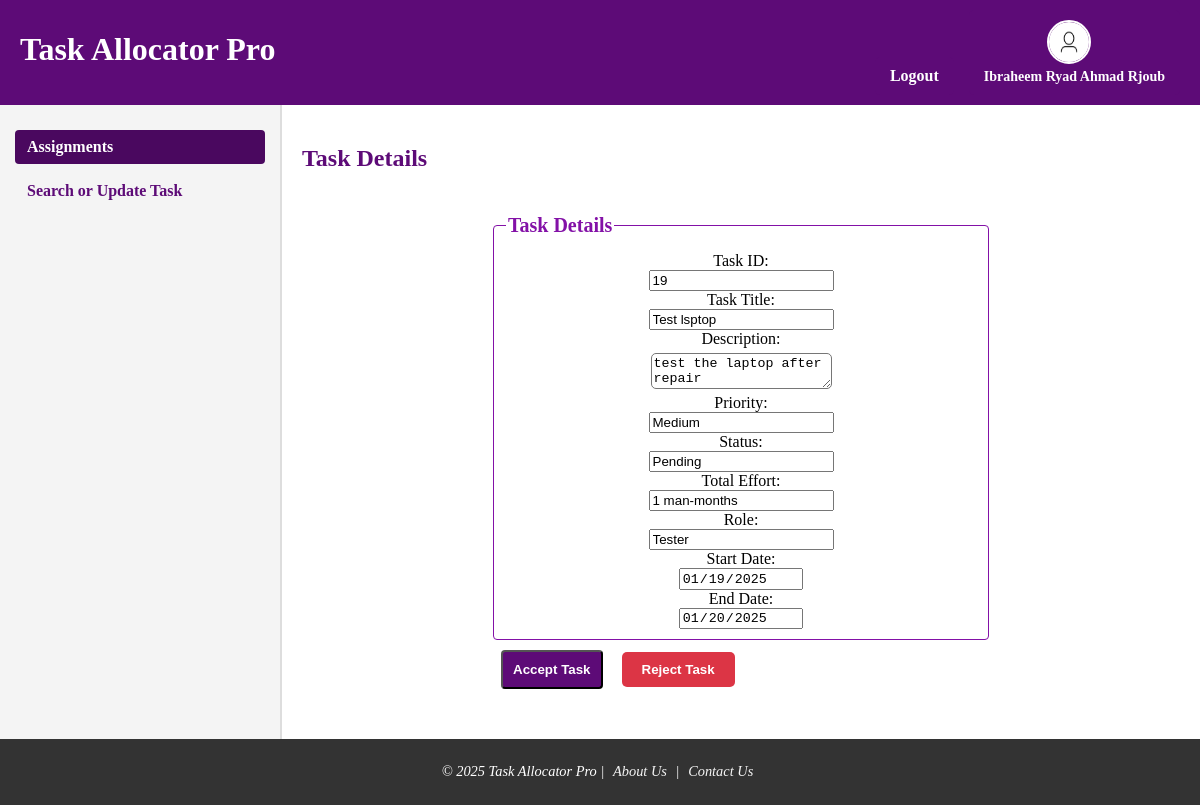
The page /show_task_details.php?task_id=19&ta_id=64 (signed in) on the database its author committed.
### tables this page shows
CREATE TABLE `team_assignments` (
  `assignment_id` int NOT NULL,
  `task_id` int DEFAULT NULL,
  `user_id` int DEFAULT NULL,
  `role` enum('Developer','Designer','Tester','Analyst','Support') DEFAULT NULL,
  `contribution_percentage` int DEFAULT NULL,
  `start_date` date NOT NULL,
  `end_date` date DEFAULT NULL,
  `accepted` tinyint(1) NOT NULL DEFAULT '0'
);

CREATE TABLE `tasks` (
  `task_id` int NOT NULL,
  `name` varchar(100) NOT NULL,
  `description` text,
  `project_id` varchar(10) DEFAULT NULL,
  `start_date` date DEFAULT NULL,
  `end_date` date DEFAULT NULL,
  `effort` int DEFAULT NULL,
  `priority` enum('Low','Medium','High') DEFAULT 'Medium',
  `status` enum('Pending','In Progress','Completed','Active') DEFAULT 'Pending',
  `completion_percentage` int NOT NULL DEFAULT '0'
);

### show_task_details.php (the view, shortened to what this page needs)
<?php
include 'dashboard.php';
require 'db.php.inc';
$taskId = $_GET['task_id'];
$assignmentId = $_GET['ta_id'];
try {
    $stmt = $pdo->prepare("SELECT t.task_id, t.name, t.description, t.priority, t.status, t.effort, ta.role, t.start_date, t.end_date
        FROM tasks t
        JOIN team_assignments ta ON t.task_id = ta.task_id
        WHERE t.task_id = :task_id AND ta.assignment_id = :assignment_id");
    $stmt->bindValue(':task_id', $taskId);
    $stmt->bindValue(':assignment_id', $assignmentId);
    $stmt->execute();
    $task = $stmt->fetch();
} catch (PDOException $e) {
    die("Error fetching tasks: " . $e->getMessage());
}
?>
<main>
    <h2>Task Details</h2>
    <form action="process_task_action.php" method="post" class="task-details-form">
        <fieldset>
            <legend>Task Details</legend>
            <label>Task ID:</label>
            <input type="text" value="<?= htmlspecialchars($task['task_id']) ?>" readonly>
            <label>Task Title:</label>
            <input type="text" value="<?= htmlspecialchars($task['name']) ?>" readonly>
            <label>Description:</label>
            <textarea readonly><?= htmlspecialchars($task['description']) ?></textarea>
            <label>Priority:</label>
            <input type="text" value="<?= htmlspecialchars($task['priority']) ?>" readonly>
            <label>Status:</label>
            <input type="text" value="<?= htmlspecialchars($task['status']) ?>" readonly>
            <label>Total Effort:</label>
            <input type="text" value="<?= htmlspecialchars($task['effort']) ?> man-months" readonly>
            <label>Role:</label>
            <input type="text" value="<?= htmlspecialchars($task['role']) ?>" readonly>
            <label>Start Date:</label>
            <input type="date" value="<?= htmlspecialchars($task['start_date']) ?>" readonly>
            <label>End Date:</label>
            <input type="date" value="<?= htmlspecialchars($task['end_date']) ?>" readonly>
        </fieldset>
        <div class="task-actions">
            <button type="submit" name="action" value="accept" class="btn-accept">Accept Task</button>
            <button type="submit" name="action" value="reject" class="btn-reject">Reject Task</button>
        </div>
    </form>
<?php include 'footer.php'; ?>

### styles.css (style rules this page uses)
body { margin: 0; padding: 0; display: flex; flex-direction: column; height: 800px; background-color: #fff; }
main { flex: 1; padding: 20px; }
.registerform input, button, select, textarea { border-radius: 5px; margin: 5px; padding: auto; }
form legend { color: #8311a7; font-weight: bold; font-size: 20px; margin-bottom: 10px; }
.login-form input, button { border-radius: 5px; }
.task-details-form { display: flex; flex-direction: column; width: 500px; padding: 20px; margin: auto; margin-top: 2.5%; }
.task-details-form .btn-accept { padding: 10px; margin: 10px; background-color: #5d0b77; color: white; font-weight: bold; border-radius: 4px; }
fieldset { border: 1px solid #8311a7; border-radius: 4px; align-items: center; display: flex; flex-direction: column; }
.btn-reject { background-color: #dc3545; color: white; padding: 10px 20px; border: none; border-radius: 5px; cursor: pointer; font-weight: bold; transition: background-color 0.3s ease; }
h2 { color: #5d0b77; }

### rows shown on the page
team_assignments: task.task_id "19", task.name "Test lsptop", task.description "test the laptop after repair", task.priority "Medium", task.status "Pending", task.effort "1 man-months", role "Tester", task.start_date "01/19/2025", task.end_date "01/20/2025"

### other values the page prints
$_SESSION['fullname'] "Ibraheem Ryad Ahmad Rjoub"
